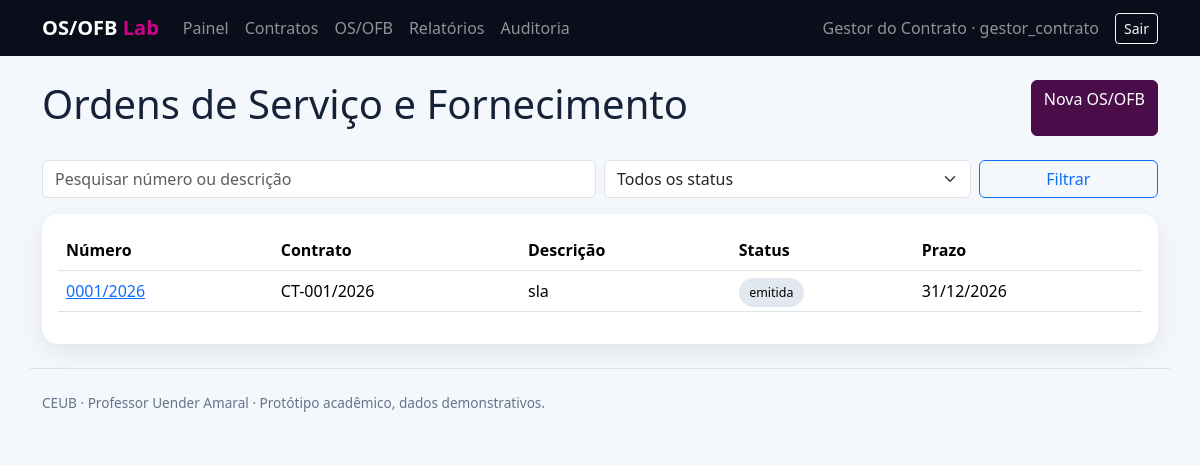
Screenshot of /orders (signed in) with the database file from the repository.
### models.py (models this page shows, shortened)
class User(UserMixin, db.Model):
    id=db.Column(db.Integer, primary_key=True); name=db.Column(db.String(120), nullable=False)
    username=db.Column(db.String(80), unique=True, nullable=False, index=True)
    email=db.Column(db.String(120), unique=True, nullable=False)
    password_hash=db.Column(db.String(255), nullable=False); role=db.Column(db.String(40), nullable=False)
    active=db.Column(db.Boolean, default=True, nullable=False); created_at=db.Column(db.DateTime(timezone=True), default=now)
    @property
    def is_active(self): return self.active

class ServiceOrder(db.Model):
    id=db.Column(db.Integer,primary_key=True); number=db.Column(db.String(50),unique=True,nullable=False,index=True)
    contract_id=db.Column(db.Integer,db.ForeignKey('contract.id'),nullable=False,index=True); contract=db.relationship('Contract',backref='orders')
    kind=db.Column(db.String(10),nullable=False,default='OS'); description=db.Column(db.Text,nullable=False)
    value=db.Column(db.Numeric(14,2),nullable=False,default=0); status=db.Column(db.String(50),nullable=False,default='emitida',index=True)
    due_date=db.Column(db.Date); created_by=db.Column(db.Integer,db.ForeignKey('user.id'),nullable=False)
    created_at=db.Column(db.DateTime(timezone=True),default=now); updated_at=db.Column(db.DateTime(timezone=True),default=now,onupdate=now)

class Contract(db.Model):
    id=db.Column(db.Integer,primary_key=True); number=db.Column(db.String(50),unique=True,nullable=False)
    supplier=db.Column(db.String(160),nullable=False); object=db.Column(db.Text,nullable=False)
    total_value=db.Column(db.Numeric(14,2),nullable=False,default=0); start_date=db.Column(db.Date,nullable=False); end_date=db.Column(db.Date,nullable=False)
    created_at=db.Column(db.DateTime(timezone=True),default=now)

### app.py (the view)
@app.route('/orders')
@login_required
def orders():
 q=ServiceOrder.query; term=request.args.get('q','').strip(); status=request.args.get('status','').strip()
 if term: q=q.filter(or_(ServiceOrder.number.ilike(f'%{term}%'),ServiceOrder.description.ilike(f'%{term}%')))
 if status: q=q.filter_by(status=status)
 return render_template('orders.html',items=q.order_by(ServiceOrder.updated_at.desc()).all(),term=term,status=status,statuses=sorted(TRANSITIONS.keys()|{'paga'}))

### app.py (called while the page is built)
@login.user_loader
def load_user(i): return db.session.get(User,int(i))

@app.after_request
def headers(r):
 r.headers['X-Content-Type-Options']='nosniff'; r.headers['X-Frame-Options']='DENY'; r.headers['Referrer-Policy']='strict-origin-when-cross-origin'
 r.headers['Content-Security-Policy']="default-src 'self'; style-src 'self' 'unsafe-inline' https://cdn.jsdelivr.net; script-src 'self' https://cdn.jsdelivr.net; font-src https://cdn.jsdelivr.net; img-src 'self' data:"
 return r

### templates/orders.html
{% extends 'base.html' %}{% block content %}<div class="d-flex justify-content-between"><h1>Ordens de Serviço e Fornecimento</h1>{% if current_user.role in ['admin','gestor_contrato'] %}<a class="btn btn-primary" href="{{url_for('order_new')}}">Nova OS/OFB</a>{% endif %}</div><form class="row g-2 my-3"><div class="col-md-6"><input class="form-control" name="q" value="{{term}}" placeholder="Pesquisar número ou descrição"></div><div class="col-md-4"><select class="form-select" name="status"><option value="">Todos os status</option>{% for s in statuses %}<option value="{{s}}" {% if s==status %}selected{% endif %}>{{s|replace('_',' ')}}</option>{% endfor %}</select></div><div class="col-md-2"><button class="btn btn-outline-primary w-100">Filtrar</button></div></form><div class="card p-3 table-responsive"><table class="table"><thead><tr><th>Número</th><th>Contrato</th><th>Descrição</th><th>Status</th><th>Prazo</th></tr></thead><tbody>{% for o in items %}<tr><td><a href="{{url_for('order_detail',id=o.id)}}">{{o.number}}</a></td><td>{{o.contract.number}}</td><td>{{o.description[:80]}}</td><td><span class="status">{{o.status|replace('_',' ')}}</span></td><td>{{o.due_date.strftime('%d/%m/%Y')}}</td></tr>{% else %}<tr><td colspan="5">Nenhum resultado.</td></tr>{% endfor %}</tbody></table></div>{% endblock %}

### templates/base.html (shortened to what this page needs)
<!doctype html><html lang="pt-BR"><head><link href="https://cdn.jsdelivr.net/npm/bootstrap@5.3.3/dist/css/bootstrap.min.css" rel="stylesheet"><link rel="stylesheet" href="{{ url_for('static',filename='style.css') }}"></head><body>{% if current_user.is_authenticated %}<nav class="navbar navbar-expand-lg navbar-dark"><div class="container"><a class="navbar-brand fw-bold" href="{{url_for('dashboard')}}">OS/OFB <span class="brand-accent">Lab</span></a><div id="nav" class="collapse navbar-collapse"><div class="navbar-nav me-auto"><a class="nav-link" href="{{url_for('dashboard')}}">Painel</a><a class="nav-link" href="{{url_for('contracts')}}">Contratos</a><a class="nav-link" href="{{url_for('orders')}}">OS/OFB</a><a class="nav-link" href="{{url_for('reports')}}">Relatórios</a>{% if current_user.role in ['admin','gestor_contrato'] %}<a class="nav-link" href="{{url_for('audit_view')}}">Auditoria</a>{% endif %}</div><span class="navbar-text me-3">{{current_user.name}} · {{current_user.role}}</span><form method="post" action="{{url_for('logout')}}"><button class="btn btn-outline-light btn-sm">Sair</button></form></div></div></nav>{% endif %}<main id="conteudo" class="container py-4">{% block content %}{% endblock %}</main><footer class="container py-4 footer border-top">CEUB · Professor Uender Amaral · Protótipo acadêmico, dados demonstrativos.</footer></body></html>

### static/style.css (style rules this page uses)
body { background:#f4f7fb;color:#152238 }
.navbar { background:#0a0e1a!important }
.brand-accent { color:#D0008A }
.card { border:0;border-radius:16px;box-shadow:0 8px 24px rgba(10,14,26,.08) }
.status { font-size:.78rem;padding:.35rem .65rem;border-radius:999px;background:#e2e8f0 }
.footer { color:#64748b;font-size:.85rem }
.btn-primary { background:#4A0D4A;border-color:#4A0D4A }
.table thead { background:#0a0e1a;color:white }

### rows the page displays
User: name "Gestor do Contrato", role "gestor_contrato"
ServiceOrder: number "0001/2026", contract.number "CT-001/2026", description "sla", status "emitida", due_date "31/12/2026"
